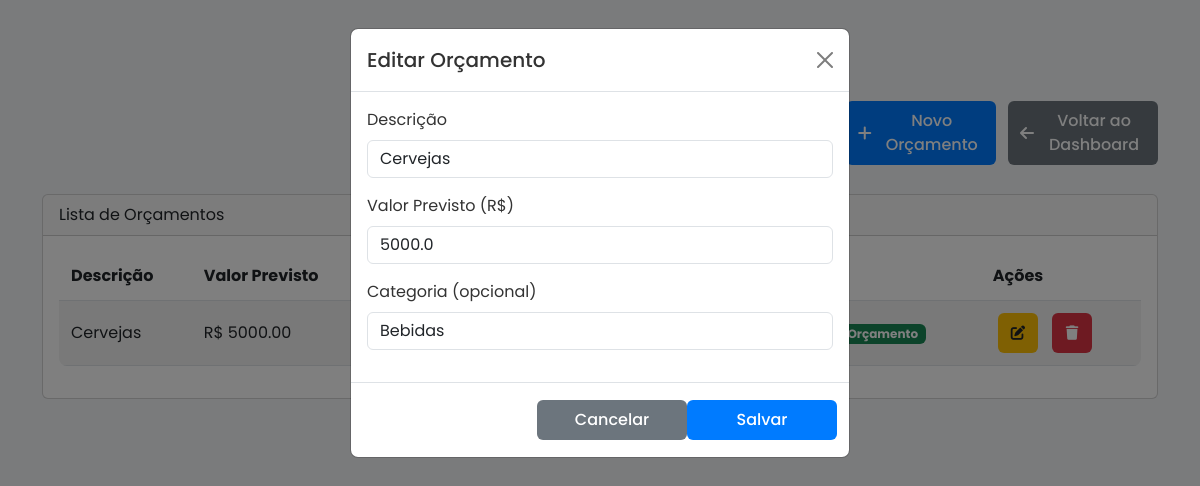
The app's page /editar_orcamento/6 (signed in) with its own data.
### tables this page shows
CREATE TABLE orcamentos (
            id INTEGER PRIMARY KEY AUTOINCREMENT,
            nome TEXT NOT NULL,
            valor_previsto REAL NOT NULL,
            categoria TEXT
        );

### app.py (the view, shortened to what this page needs)
@app.route('/editar_orcamento/<int:id>', methods=['GET', 'POST'])
@login_required
def editar_orcamento(id):
    conn = get_db_connection()
    try:
        orcamento = conn.execute('SELECT * FROM orcamentos WHERE id = ?', (id,)).fetchone()
        if not orcamento:
            conn.close()
            return "Orçamento não encontrado!", 404
        orcamentos = conn.execute('SELECT * FROM orcamentos').fetchall()
        resumo_orcamentos = calcular_resumo_orcamentos(orcamentos)
        conn.close()
        return render_template('orcamentos.html', edit_orcamento=orcamento, resumo_orcamentos=resumo_orcamentos, is_root=session.get('is_root', False))
    except sqlite3.Error as e:
        conn.rollback()
        logger.error(f"Erro em editar_orcamento: {e}")
        conn.close()
        return "Erro no banco de dados!", 500

### app.py (called while the page is built)
def get_db_connection():
    conn = sqlite3.connect('festa.db')
    conn.row_factory = sqlite3.Row
    conn.execute('PRAGMA busy_timeout = 30000')  # Aumentar o timeout para 30 segundos
    return conn

def login_required(f):
    @wraps(f)
    def decorated_function(*args, **kwargs):
        if 'user_id' not in session:
            return redirect(url_for('login'))
        return f(*args, **kwargs)
    return decorated_function

@app.before_request
def load_logged_in_user():
    user_id = session.get('user_id')
    if user_id is None:
        g.user = None
    else:
        conn = get_db_connection()
        g.user = conn.execute('SELECT * FROM usuarios WHERE id = ?', (user_id,)).fetchone()
        conn.close()

### templates/orcamentos.html (shortened to what this page needs)
<!DOCTYPE html>
<html lang="pt-br">
<head>
    <link href="https://cdn.jsdelivr.net/npm/bootstrap@5.3.0/dist/css/bootstrap.min.css" rel="stylesheet">
    <link rel="stylesheet" href="https://cdnjs.cloudflare.com/ajax/libs/font-awesome/6.0.0-beta3/css/all.min.css">
    <link rel="stylesheet" href="{{ url_for('static', filename='style.css') }}">
</head>
<body>
    <div class="container">
        <h1 class="my-4 text-center">Orçamentos</h1>
        <div class="mb-4 text-end">
            <button class="btn btn-primary" data-bs-toggle="modal" data-bs-target="#novoOrcamentoModal">
                <i class="fas fa-plus me-2"></i>Novo Orçamento
            </button>
            <a href="{{ url_for('index') }}" class="btn btn-secondary ms-2">
                <i class="fas fa-arrow-left me-2"></i>Voltar ao Dashboard
            </a>
        </div>
        <div class="card">
            <div class="card-header">Lista de Orçamentos</div>
            <div class="card-body">
                <div class="table-responsive">
                    <table class="table table-striped" id="orcamentos-table">
                        <thead>
                            <tr>
                                <th>Descrição</th>
                                <th>Valor Previsto</th>
                                <th class="hide-on-mobile">Valor Real (Financeiro)</th>
                                <th class="hide-on-mobile">Categoria</th>
                                <th class="hide-on-mobile">Status</th>
                                <th>Ações</th>
                            </tr>
                        </thead>
                        <tbody>
                            {% for orcamento in resumo_orcamentos %}
                            <tr id="orcamento-{{ orcamento['id'] }}">
                                <td>{{ orcamento['nome'] }}</td>
                                <td>R$ {{ "%.2f" % orcamento['valor_previsto'] }}</td>
                                <td class="hide-on-mobile">R$ {{ "%.2f" % orcamento['valor_real'] }}</td>
                                <td class="hide-on-mobile">{{ orcamento['categoria'] or 'Sem categoria' }}</td>
                                <td class="hide-on-mobile">
                                    <span class="badge {{ 'bg-success' if orcamento['status'] == 'Dentro do Orçamento' else 'bg-danger' }}">
                                        {{ orcamento['status'] }}
                                    </span>
                                </td>
                                <td>
                                    <a href="{{ url_for('editar_orcamento', id=orcamento['id']) }}" class="btn btn-warning btn-sm">
                                        <i class="fas fa-edit"></i>
                                    </a>
                                    <a href="{{ url_for('excluir_orcamento', id=orcamento['id']) }}" class="btn btn-danger btn-sm" onclick="return confirm('Tem certeza que deseja excluir este orçamento?')">
                                        <i class="fas fa-trash"></i>
                                    </a>
                                </td>
                            </tr>
                            {% endfor %}
                        </tbody>
                    </table>
                </div>
            </div>
        </div>
        {% if edit_orcamento %}
        <div class="modal fade" id="editOrcamentoModal" tabindex="-1" aria-labelledby="editOrcamentoModalLabel" aria-hidden="true" data-bs-backdrop="static" data-bs-keyboard="false">
            <div class="modal-dialog">
                <div class="modal-content">
                    <div class="modal-header">
                        <h5 class="modal-title" id="editOrcamentoModalLabel">Editar Orçamento</h5>
                        <button type="button" class="btn-close" data-bs-dismiss="modal" aria-label="Close" onclick="window.location.href='{{ url_for('controle_orcamentos') }}'"></button>
                    </div>
                    <form method="POST" action="{{ url_for('editar_orcamento', id=edit_orcamento['id']) }}">
                        <div class="modal-body">
                            <div class="mb-3">
                                <label for="edit_nome" class="form-label">Descrição</label>
                                <input type="text" class="form-control" id="edit_nome" name="nome" value="{{ edit_orcamento['nome'] }}" required>
                            </div>
                            <div class="mb-3">
                                <label for="edit_valor_previsto" class="form-label">Valor Previsto (R$)</label>
                                <input type="number" step="0.01" class="form-control" id="edit_valor_previsto" name="valor_previsto" value="{{ edit_orcamento['valor_previsto'] }}" required>
                            </div>
                            <div class="mb-3">
                                <label for="edit_categoria" class="form-label">Categoria (opcional)</label>
                                <input type="text" class="form-control" id="edit_categoria" name="categoria" value="{{ edit_orcamento['categoria'] or '' }}">
                            </div>
                        </div>
                        <div class="modal-footer">
                            <button type="button" class="btn btn-secondary" data-bs-dismiss="modal" onclick="window.location.href='{{ url_for('controle_orcamentos') }}'">Cancelar</button>
                            <button type="submit" class="btn btn-primary">Salvar</button>
                        </div>
                    </form>
                </div>
            </div>
        </div>
        {% endif %}
    </div>
</body>
</html>

### static/style.css (style rules this page uses)
* { margin: 0; padding: 0; box-sizing: border-box; }
body { font-family: 'Poppins', sans-serif; background-color: #f4f6f9; color: #333; }
.btn { display: inline-flex; align-items: center; justify-content: center; padding: 10px 20px; font-size: 1rem; font-weight: 500; border-radius: 8px; text-decoration: none; transition: all 0.3s ease; width: 100%; max-width: 200px; margin: 5px 0; }
.btn-primary { background-color: #007bff; color: white; border: none; }
.btn-secondary { background-color: #6c757d; color: white; border: none; }
.btn-warning { background-color: #ffc107; color: #212529; border: none; }
.btn-danger { background-color: #dc3545; color: white; border: none; }
.btn-sm { padding: 8px; width: 40px; height: 40px; font-size: 1rem; border-radius: 6px; margin: 0 5px; }
.table { width: 100%; margin-bottom: 1rem; background-color: white; border-radius: 8px; overflow: hidden; }
.table th, .table td { padding: 12px; vertical-align: middle; }
.table-striped tbody tr:nth-of-type(odd) { background-color: #f9fbfd; }

### templates/orcamentos.html (style rules this page uses)
.btn { width: 150px; padding: 8px 12px; font-size: 1rem; border-radius: 6px; }
.btn-sm { width: 40px; height: 40px; padding: 0; font-size: 0.9rem; line-height: 40px; border-radius: 6px; }

### records on screen
orcamentos: nome "Cervejas", valor_previsto "5000.00", status "Dentro do Orçamento", valor_previsto "5000.0", categoria "Bebidas"
